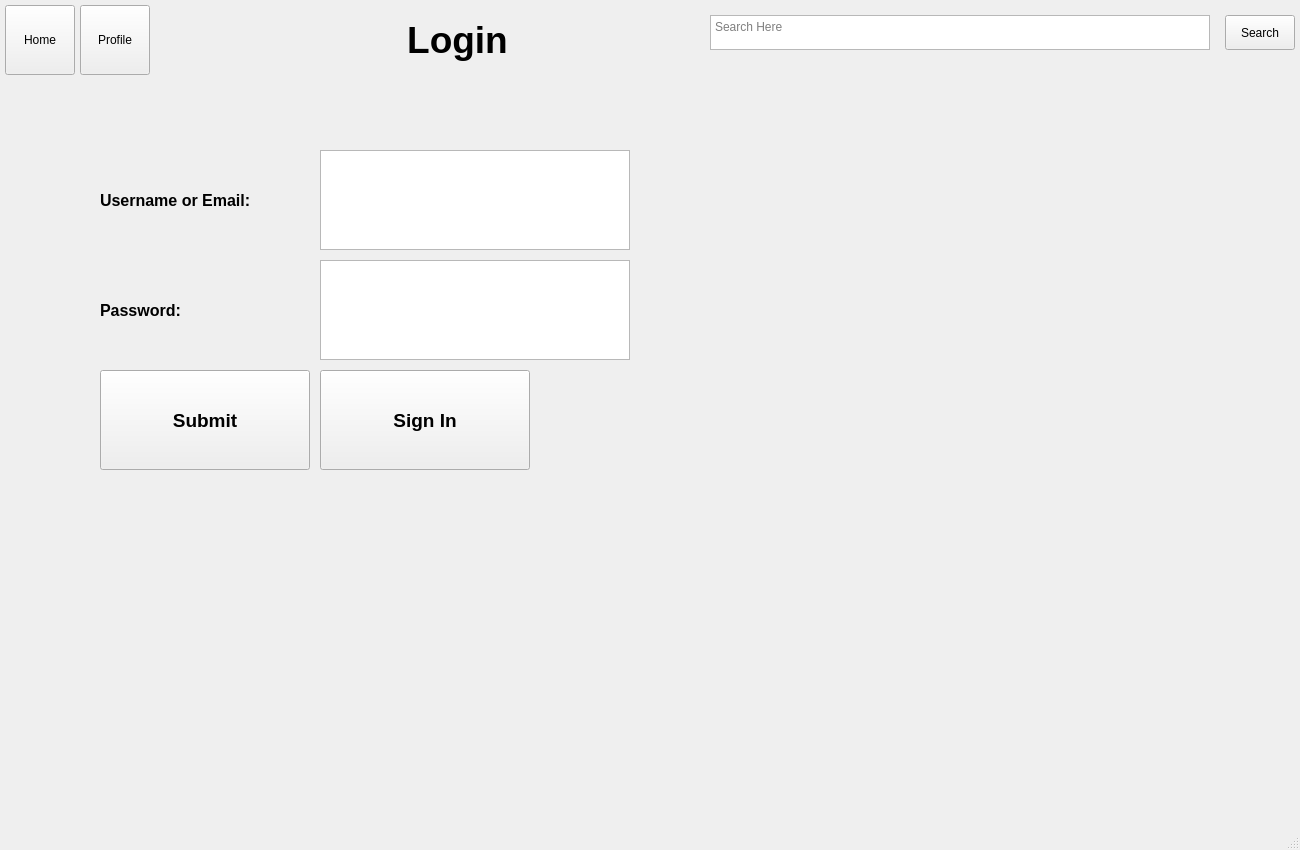
<?xml version="1.0" encoding="UTF-8"?>
<ui version="4.0">
 <class>MainWindow</class>
 <widget class="QMainWindow" name="MainWindow">
  <property name="geometry">
   <rect>
    <x>0</x>
    <y>0</y>
    <width>1300</width>
    <height>850</height>
   </rect>
  </property>
  <property name="windowTitle">
   <string>MainWindow</string>
  </property>
  <widget class="QWidget" name="centralwidget">
   <widget class="QPushButton" name="HomeButton">
    <property name="geometry">
     <rect>
      <x>5</x>
      <y>5</y>
      <width>70</width>
      <height>70</height>
     </rect>
    </property>
    <property name="text">
     <string>Home</string>
    </property>
   </widget>
   <widget class="QPushButton" name="ProfileButton">
    <property name="geometry">
     <rect>
      <x>80</x>
      <y>5</y>
      <width>70</width>
      <height>70</height>
     </rect>
    </property>
    <property name="text">
     <string>Profile</string>
    </property>
   </widget>
   <widget class="QLabel" name="PageTitle">
    <property name="geometry">
     <rect>
      <x>300</x>
      <y>5</y>
      <width>315</width>
      <height>70</height>
     </rect>
    </property>
    <property name="font">
     <font>
      <family>MS Sans Serif</family>
      <pointsize>28</pointsize>
      <weight>75</weight>
      <bold>true</bold>
     </font>
    </property>
    <property name="text">
     <string>Login</string>
    </property>
    <property name="alignment">
     <set>Qt::AlignCenter</set>
    </property>
   </widget>
   <widget class="QTextEdit" name="SearchBox">
    <property name="geometry">
     <rect>
      <x>710</x>
      <y>15</y>
      <width>500</width>
      <height>35</height>
     </rect>
    </property>
    <property name="sizeAdjustPolicy">
     <enum>QAbstractScrollArea::AdjustToContents</enum>
    </property>
    <property name="tabChangesFocus">
     <bool>false</bool>
    </property>
    <property name="placeholderText">
     <string>Search Here</string>
    </property>
   </widget>
   <widget class="QPushButton" name="SearchButton">
    <property name="geometry">
     <rect>
      <x>1225</x>
      <y>15</y>
      <width>70</width>
      <height>35</height>
     </rect>
    </property>
    <property name="text">
     <string>Search</string>
    </property>
   </widget>
   <widget class="QLabel" name="NameInputLabel">
    <property name="geometry">
     <rect>
      <x>100</x>
      <y>150</y>
      <width>210</width>
      <height>100</height>
     </rect>
    </property>
    <property name="font">
     <font>
      <pointsize>12</pointsize>
      <weight>75</weight>
      <bold>true</bold>
     </font>
    </property>
    <property name="text">
     <string>Username or Email:</string>
    </property>
   </widget>
   <widget class="QTextEdit" name="NameInput">
    <property name="geometry">
     <rect>
      <x>320</x>
      <y>150</y>
      <width>310</width>
      <height>100</height>
     </rect>
    </property>
    <property name="font">
     <font>
      <pointsize>14</pointsize>
     </font>
    </property>
   </widget>
   <widget class="QLabel" name="PasswordInputLabel">
    <property name="geometry">
     <rect>
      <x>100</x>
      <y>260</y>
      <width>210</width>
      <height>100</height>
     </rect>
    </property>
    <property name="font">
     <font>
      <pointsize>12</pointsize>
      <weight>75</weight>
      <bold>true</bold>
     </font>
    </property>
    <property name="text">
     <string>Password:</string>
    </property>
   </widget>
   <widget class="QTextEdit" name="PasswordInput">
    <property name="geometry">
     <rect>
      <x>320</x>
      <y>260</y>
      <width>310</width>
      <height>100</height>
     </rect>
    </property>
    <property name="font">
     <font>
      <pointsize>14</pointsize>
     </font>
    </property>
   </widget>
   <widget class="QPushButton" name="SubmitButton">
    <property name="geometry">
     <rect>
      <x>100</x>
      <y>370</y>
      <width>210</width>
      <height>100</height>
     </rect>
    </property>
    <property name="font">
     <font>
      <pointsize>14</pointsize>
      <weight>75</weight>
      <bold>true</bold>
     </font>
    </property>
    <property name="text">
     <string>Submit</string>
    </property>
   </widget>
   <widget class="QPushButton" name="SignInButton">
    <property name="geometry">
     <rect>
      <x>320</x>
      <y>370</y>
      <width>210</width>
      <height>100</height>
     </rect>
    </property>
    <property name="font">
     <font>
      <pointsize>14</pointsize>
      <weight>75</weight>
      <bold>true</bold>
     </font>
    </property>
    <property name="text">
     <string>Sign In</string>
    </property>
    <property name="checkable">
     <bool>false</bool>
    </property>
    <property name="checked">
     <bool>false</bool>
    </property>
    <property name="autoRepeat">
     <bool>false</bool>
    </property>
    <property name="autoDefault">
     <bool>false</bool>
    </property>
    <property name="default">
     <bool>false</bool>
    </property>
    <property name="flat">
     <bool>false</bool>
    </property>
    <property name="Wrap" stdset="0">
     <bool>false</bool>
    </property>
   </widget>
  </widget>
  <widget class="QMenuBar" name="menubar">
   <property name="geometry">
    <rect>
     <x>0</x>
     <y>0</y>
     <width>1300</width>
     <height>26</height>
    </rect>
   </property>
  </widget>
  <widget class="QStatusBar" name="statusbar"/>
 </widget>
 <resources/>
 <connections/>
</ui>
